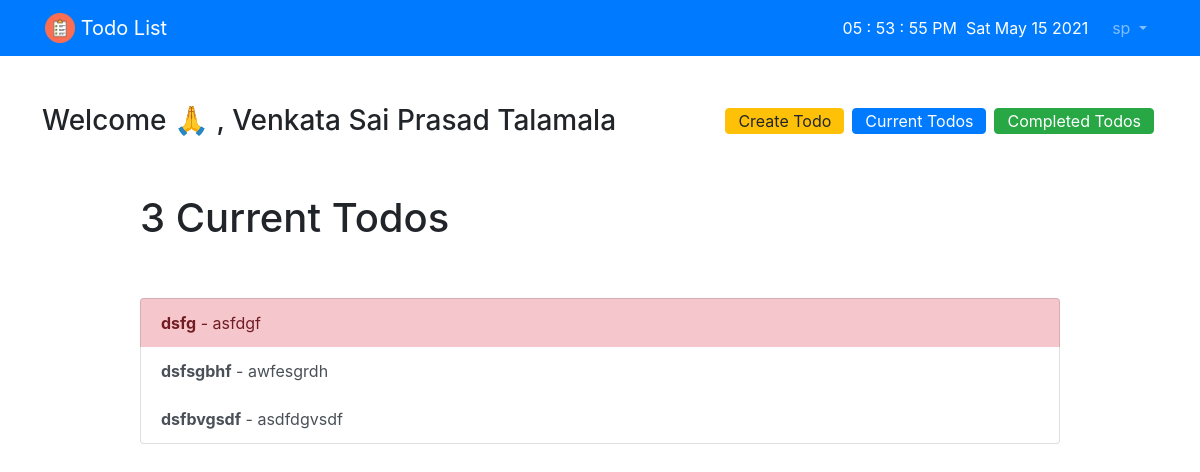
/current_todos (signed in), run on the app's committed database.
### todo_app/models.py (models this page shows, shortened)
class Todo(models.Model):
    title = models.CharField(max_length=100)
    todo_items = models.TextField(blank=True)
    created = models.DateTimeField(auto_now_add=True)
    completed = models.DateTimeField(null=True, blank=True)
    important = models.BooleanField(default=False)
    user = models.ForeignKey(User, on_delete=models.CASCADE)

### todo_app/views.py (the view)
# urls.py: path('current_todos', views.current_todos, name="current_todos"),
@login_required
def current_todos(request):
    todos = Todo.objects.filter(user=request.user, completed__isnull=True)
    return render(request, 'current_todos.html', {"todos": todos})

### templates/current_todos.html
{% extends 'todos.html' %}
{% block innercontent %}
<div class="row justify-content-center mt-5">
    <div class="col-md-10">
        {% if todos %}
        <h1>{{ todos.count }} Current Todo{{ todos.count|pluralize }}</h1>
        {% else %}
        <h1>Current Todos</h1>
        {% endif %}
    </div>
</div>
<div class="row justify-content-center mt-5">
    <div class="col-md-10">
        {% if todos %}
        <div class="list-group">
            {% for todo in todos %}
            <a href="{% url 'view_todo' todo.id %}"
               class="list-group-item list-group-item-action {% if todo.important %} list-group-item-danger {% endif %}">
                <b>{{ todo.title }}</b>{% if todo.todo_items %} - {{ todo.todo_items|truncatechars:30 }}{% endif %}</a>
            {% endfor %}
        </div>
        {% else %}
        <div class="text-center">
            <h2>Looks like you don't have any todos! Nice work.</h2>
            <br>
            <a role="button" class="btn btn-primary" href="{% url 'create_todo' %}">Create Todo</a>
        </div>
        {% endif %}
    </div>
</div>
{% endblock %}

### templates/todos.html (shortened to what this page needs)
{% extends 'base.html' %}
{% block content %}
<div class="row">
    <h3>Welcome 🙏 , {{ user.first_name }} {{ user.last_name }}
        <a class="btn btn-success" role="button" href="{% url 'completed_todos' %}"
           style="padding-block: inherit; float: right; margin: 4px;">Completed Todos</a>
        <a class="btn btn-primary" role="button" href="{% url 'current_todos' %}"
           style="padding-block: inherit; float: right; margin: 4px;">Current Todos</a>
        <a role="button" class="btn btn-warning" href="{% url 'create_todo' %}"
           style="padding-block: inherit; float: right; margin: 4px;">Create Todo</a>
    </h3>
</div>
{% block innercontent %}{% endblock %}
{% endblock %}

### templates/base.html (shortened to what this page needs)
{% load static %}
<html lang="en">
<head>
    <link href="https://cdn.jsdelivr.net/npm/bootstrap@5.0.1/dist/css/bootstrap.min.css" rel="stylesheet"
>
    <link rel="stylesheet" href="https://stackpath.bootstrapcdn.com/font-awesome/4.7.0/css/font-awesome.min.css"
>
    <link rel="stylesheet" href="https://stackpath.bootstrapcdn.com/bootstrap/4.1.3/css/bootstrap.min.css"
>
</head>
<body>
<nav class="navbar navbar-expand-md navbar-dark bg-primary">
    <div class="container">
        <a class="navbar-brand" href="{% url 'todos' %}">
            <img src="{% static 'todo_list_icon.png' %}" width="30" height="30" class="d-inline-block align-top">
            <span>Todo List</span>
        </a>
        <div class="collapse navbar-collapse" id="navbarNav">
            <ul class="navbar-nav ml-auto">
                {% if user.is_authenticated %}
                <li class="nav-item" style="color:white; padding:.5rem 1rem"><a
                        style="text-align:left"><a id="clock"></a> &nbsp;<span id="datetime"></span></a></li>
                <li class="nav-item dropdown">
                    <a class="nav-link dropdown-toggle" id="navbarDarkDropdownMenuLink" role="button"
                       data-bs-toggle="dropdown" aria-expanded="false">
                        {{ user.username }}
                    </a>
                </li>
                {% endif %}
            </ul>
        </div>
    </div>
</nav>
<div class="container">
    {% if messages %}
    {% for message in messages %}
    <div class="alert alert-danger">
        <strong>{{ message|escape }}</strong>
    </div>
    {% endfor %}
    {% else %}
    <div>
        <br><br>
    </div>
    {% endif %}
    {% block content %}
    {% endblock %}
</div>
</body>
</html>

### data on the page
Todo: title "dsfg", todo_items "asfdgf"
Todo: title "dsfsgbhf", todo_items "awfesgrdh"
Todo: title "dsfbvgsdf", todo_items "asdfdgvsdf"

### other printed values
{{ user.username }} "sp"
{{ user.first_name }} "Venkata Sai Prasad"
{{ user.last_name }} "Talamala"
{{ todos.count }} "3"
